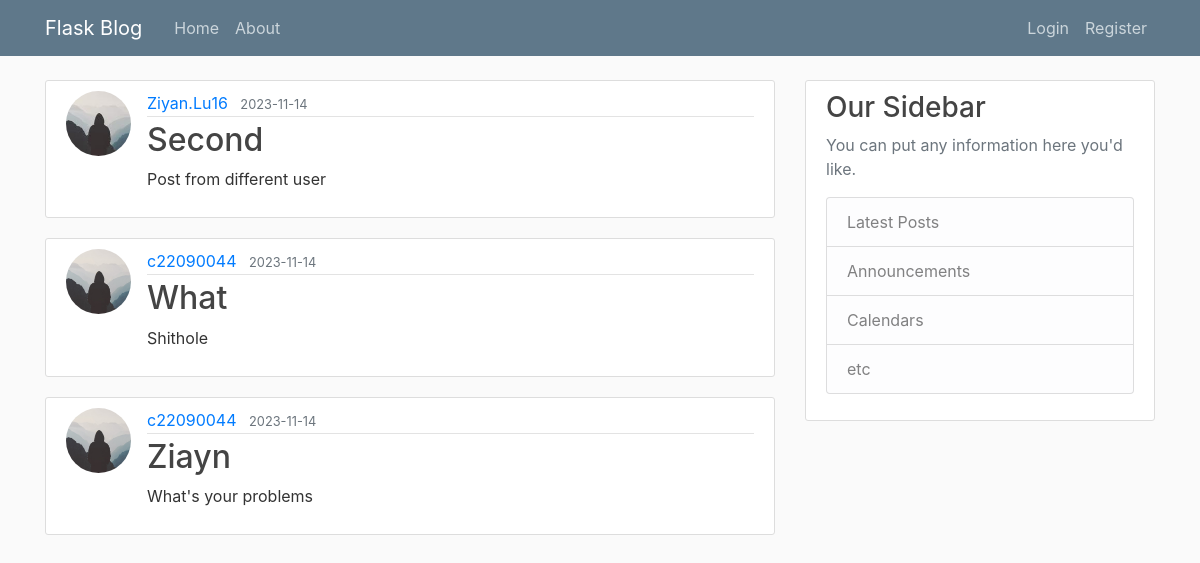
Page /home on the earlier database version.
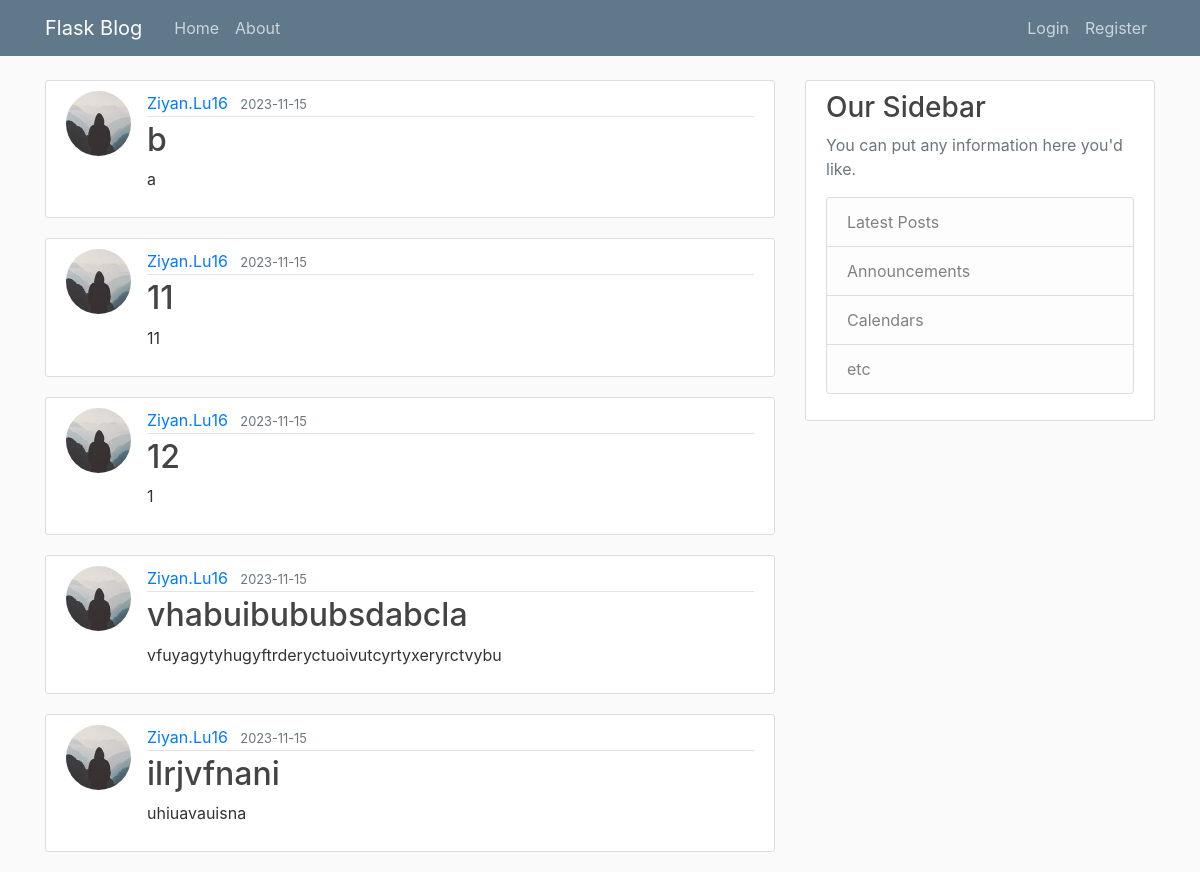
Same page on the later database version.
### flaskblog/models.py (models this page shows, shortened)
class Post(db.Model):
    id = db.Column(db.Integer, primary_key=True)
    title = db.Column(db.String(100), nullable=False)
    date_posted = db.Column(db.DateTime, nullable=False, default=datetime.utcnow)
    content = db.Column(db.Text, nullable=False)
    user_id = db.Column(db.Integer, db.ForeignKey('user.id'), nullable=False)

class User(db.Model, UserMixin):
    id = db.Column(db.Integer, primary_key=True)
    username = db.Column(db.String(20), unique=True, nullable=False)
    email = db.Column(db.String(120), unique=True, nullable=False)
    image_file = db.Column(db.String(20), default = 'default.jpg', nullable=False)
    password = db.Column(db.String(60), nullable = False)
    posts = db.relationship('Post', backref='author', lazy=True)

### flaskblog/routes.py (the view)
@app.route("/")
@app.route("/home")
def home():
    page = request.args.get('page', 1, type = int)
    posts = Post.query.order_by(Post.date_posted.desc()).paginate(per_page=5, page = page)
    return render_template('home.html', posts=posts)

### flaskblog/templates/home.html
{% extends "layout.html" %}
{% block content %}
    {% for post in posts %}
        <article class="media content-section">
          <img class="rounded-circle article-img" src="{{ url_for('static', filename='profile_pics/' + post.author.image_file) }}">
          <div class="media-body">
            <div class="article-metadata">
              <a class="mr-2" href="#">{{ post.author.username }}</a>
              <small class="text-muted">{{ post.date_posted.strftime('%Y-%m-%d') }}</small>
            </div>
            <h2><a class="article-title" href="#">{{ post.title }}</a></h2>
            <p class="article-content">{{ post.content }}</p>
          </div>
        </article>
    {% endfor %}
{% endblock content %}

Differences in the rows shown:
no longer on this page (row unchanged): Post: image_file (placeholder picture), author.username "c22090044", date_posted "2023-11-14", title "What", content "Shithole"
removed Post: image_file (placeholder picture), author.username "c22090044", date_posted "2023-11-14", title "Ziayn", content "What's your problems"
added Post: image_file (picture), author.username "Ziyan.Lu16", date_posted "2023-11-15", title "b", content "a"
added Post: image_file (picture), author.username "Ziyan.Lu16", date_posted "2023-11-15", title "11", content "11"
added Post: image_file (picture), author.username "Ziyan.Lu16", date_posted "2023-11-15", title "12", content "1"
added Post: image_file (picture), author.username "Ziyan.Lu16", date_posted "2023-11-15", title "vhabuibububsdabcla", content "vfuyagytyhugyftrderyctuoivutcyrtyxeryrctvybu"
changed Post: date_posted "2023-11-14" → "2023-11-15"; title "Second" → "ilrjvfnani"; content "Post from different user" → "uhiuavauisna"
